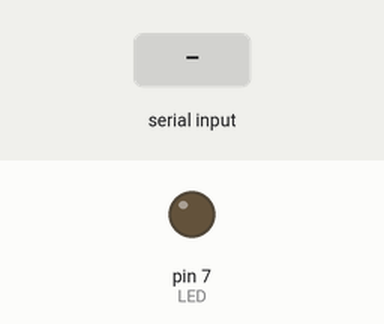
A sketch run on a simulated Arduino Uno, built with avr-gcc and run on an emulated ATmega328P. On the bench: output pins drawn as LEDs (lit = HIGH). Inputs (shaded band) come from the test bench.

Above: at 1.2 s.
1.3 s: "C" received over Serial
At 2.3 s:
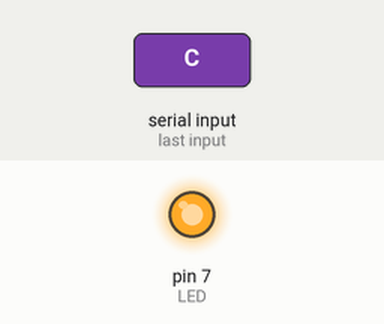
2.8 s: "D" received over Serial
At 3.4 s:
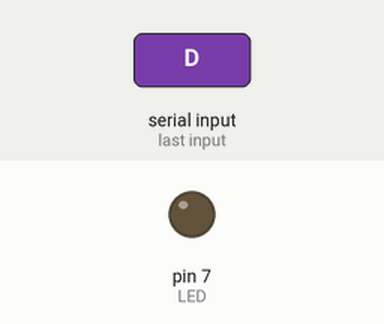
Timing chart, 0 to 5.8 s (numbered marks = the images above; inputs shaded):
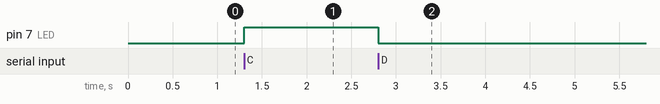

The sketch:

sketch.ino
```cpp
#include <DHT.h>
#include <DHT_U.h>

#define DHTPIN 2
#define DHTTYPE DHT11
#define LED 7

DHT dht(DHTPIN, DHTTYPE);

void controller(int incomingByte) {
  if (incomingByte == 65) {
    sendTemperature();
  } else if (incomingByte == 66) {
    sendHumidity();
  } else if (incomingByte == 67) {
    digitalWrite(LED, HIGH);
  } else if (incomingByte == 68) {
    digitalWrite(LED, LOW);
  }
}

void sendTemperature() {
  float temperature = dht.readTemperature();
  Serial.print(temperature);
}

void sendHumidity() {
  float humidity = dht.readHumidity();
  Serial.print(humidity);
}

void setup() {
  Serial.begin(9600);
  dht.begin();
  pinMode(LED, OUTPUT);
}

void loop() {
  if (Serial.available() > 0) {
    int incomingByte = Serial.read();
    controller(incomingByte);
  }
}
```

Measured:
- after the input at 1.3 s, pin 7 (LED): LOW → HIGH at once
- after the input at 2.8 s, pin 7 (LED): HIGH → LOW at once
